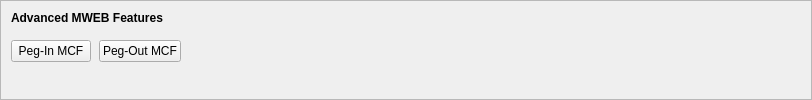
    <widget class="QFrame" name="frameMWEBFeatures">
     <property name="sizePolicy">
      <sizepolicy hsizetype="Expanding" vsizetype="Expanding">
       <horstretch>0</horstretch>
       <verstretch>0</verstretch>
      </sizepolicy>
     </property>
     <property name="maximumSize">
      <size>
       <width>16777215</width>
       <height>16777215</height>
      </size>
     </property>
     <property name="frameShape">
      <enum>QFrame::StyledPanel</enum>
     </property>
     <property name="frameShadow">
      <enum>QFrame::Sunken</enum>
     </property>
     <layout class="QVBoxLayout" name="verticalLayoutMWEBFeatures2">
      <property name="spacing">
       <number>0</number>
      </property>
      <property name="leftMargin">
       <number>0</number>
      </property>
      <property name="topMargin">
       <number>0</number>
      </property>
      <property name="rightMargin">
       <number>0</number>
      </property>
      <property name="bottomMargin">
       <number>6</number>
      </property>
      <item>
       <layout class="QVBoxLayout" name="verticalLayoutMWEBFeatures" stretch="0,0,1">
        <property name="spacing">
         <number>0</number>
        </property>
        <property name="leftMargin">
         <number>10</number>
        </property>
        <property name="topMargin">
         <number>10</number>
        </property>
        <item>
         <layout class="QHBoxLayout" name="horizontalLayoutMWEBFeatures1">
          <property name="bottomMargin">
           <number>15</number>
          </property>
          <item>
           <widget class="QLabel" name="labelMWEBFeatures">
            <property name="sizePolicy">
             <sizepolicy hsizetype="Preferred" vsizetype="Maximum">
              <horstretch>0</horstretch>
              <verstretch>0</verstretch>
             </sizepolicy>
            </property>
            <property name="font">
             <font>
              <weight>75</weight>
              <bold>true</bold>
             </font>
            </property>
            <property name="styleSheet">
             <string notr="true">font-weight:bold;</string>
            </property>
            <property name="text">
             <string>Advanced MWEB Features</string>
            </property>
           </widget>
          </item>
         </layout>
        </item>
        <item>
         <layout class="QHBoxLayout" name="horizontalLayoutMWEBFeatures2" stretch="0,0,0">
          <property name="spacing">
           <number>8</number>
          </property>
          <property name="bottomMargin">
           <number>10</number>
          </property>
          <item>
           <widget class="QPushButton" name="pushButtonMWEBPegIn">
            <property name="styleSheet">
             <string notr="true"/>
            </property>
            <property name="text">
             <string>Peg-In MCF</string>
            </property>
            <property name="checkable">
             <bool>true</bool>
            </property>
            <property name="autoDefault">
             <bool>false</bool>
            </property>
           </widget>
          </item>
          <item>
           <widget class="QPushButton" name="pushButtonMWEBPegOut">
            <property name="styleSheet">
             <string notr="true"/>
            </property>
            <property name="text">
             <string>Peg-Out MCF</string>
            </property>
            <property name="checkable">
             <bool>true</bool>
            </property>
            <property name="autoDefault">
             <bool>false</bool>
            </property>
           </widget>
          </item>
          <item>
           <spacer name="horizontalSpacerMWEBFeatures">
            <property name="orientation">
             <enum>Qt::Horizontal</enum>
            </property>
            <property name="sizeHint" stdset="0">
             <size>
              <width>40</width>
              <height>1</height>
             </size>
            </property>
           </spacer>
          </item>
         </layout>
        </item>
        <item>
         <spacer name="verticalSpacerMWEBFeatures">
          <property name="orientation">
           <enum>Qt::Vertical</enum>
          </property>
          <property name="sizeHint" stdset="0">
           <size>
            <width>800</width>
            <height>1</height>
           </size>
          </property>
         </spacer>
        </item>
       </layout>
      </item>
     </layout>
    </widget>
